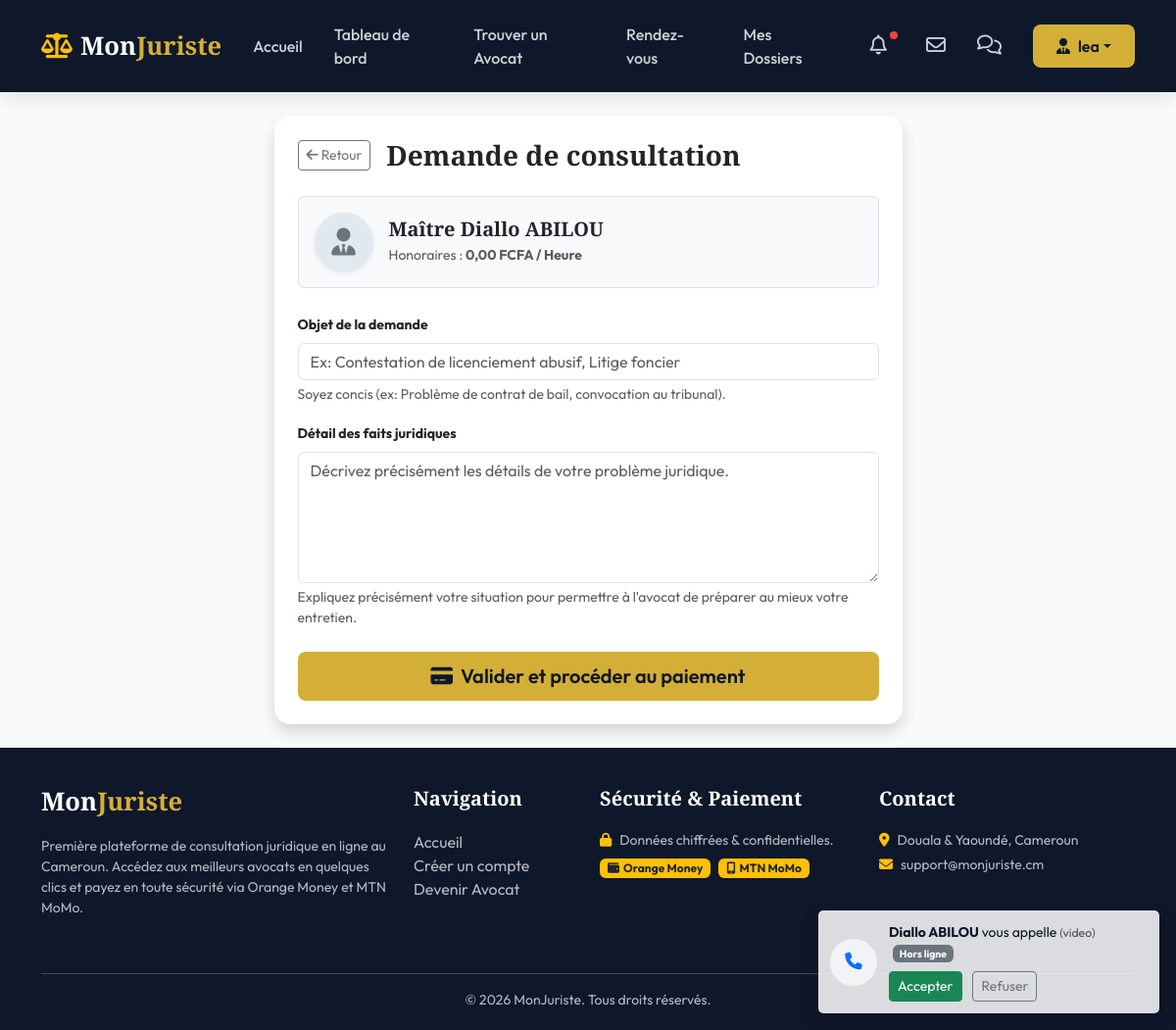
Page /client/demande/creer/3/ (signed in) on the committed database.
### monjuriste/models.py (models this page shows, shortened)
class User(AbstractUser):
    ROLE_CHOICES = (
        ('CLIENT', 'Client'),
        ('AVOCAT', 'Avocat'),
        ('ADMIN', 'Administrateur'),
    )
    role = models.CharField(max_length=20, choices=ROLE_CHOICES, default='CLIENT')
    telephone = models.CharField(max_length=20, blank=True, null=True)
    photo = models.ImageField(upload_to='profiles/', blank=True, null=True)

class AvocatProfile(models.Model):
    user = models.OneToOneField(User, on_delete=models.CASCADE, related_name='avocat_profile')
    specialites = models.ManyToManyField(Specialite, related_name='avocats', blank=True)
    tarif_horaire = models.DecimalField(max_digits=10, decimal_places=2, default=0.0)
    description = models.TextField(blank=True)
    cabinet = models.CharField(max_length=200, blank=True, verbose_name="Cabinet / Étude")
    ville = models.CharField(max_length=100, blank=True, verbose_name="Ville")
    annees_experience = models.PositiveIntegerField(default=0, verbose_name="Années d'expérience")
    is_approved = models.BooleanField(default=False, verbose_name="Approuvé par l'admin")
    class Meta:
        verbose_name = "Profil Avocat"
        verbose_name_plural = "Profils Avocats"

### monjuriste/decorators.py (the view, shortened to what this page needs)
        @login_required
        def _wrapped_view(request, *args, **kwargs):
            if request.user.role in allowed_roles:
                if request.user.role == 'AVOCAT':
                    if hasattr(request.user, 'avocat_profile') and request.user.avocat_profile.is_approved:
                        return view_func(request, *args, **kwargs)
                    else:
                        raise PermissionDenied("Votre compte avocat est en cours de validation par un administrateur.")
                return view_func(request, *args, **kwargs)
            raise PermissionDenied("Vous n'avez pas l'autorisation d'accéder à cette page.")

### monjuriste/forms.py
class DemandeConsultationForm(forms.ModelForm):
    class Meta:
        model = DemandeConsultation
        fields = ('sujet', 'description')
        widgets = {
            'sujet': forms.TextInput(attrs={'placeholder': 'Ex: Contestation de licenciement abusif, Litige foncier'}),
            'description': forms.Textarea(attrs={'rows': 5, 'placeholder': 'Décrivez précisément les détails de votre problème juridique.'}),
        }

### monjuriste/views.py (called while the page is built)
@login_required
@role_required('CLIENT')
def demande_creer(request, avocat_id):
    avocat = get_object_or_404(AvocatProfile, pk=avocat_id, is_approved=True)
    client_profile = request.user.client_profile
    if request.method == 'POST':
        form = DemandeConsultationForm(request.POST)
        if form.is_valid():
            demande = form.save(commit=False)
            demande.client = client_profile
            demande.avocat = avocat
            demande.statut = 'EN_ATTENTE'
            demande.save()
            messages.success(request, "Votre demande de consultation a été créée. Veuillez procéder au paiement pour la valider.")
            return redirect('paiement_form', demande_id=demande.id)
    else:
        form = DemandeConsultationForm()
    return render(request, 'client/demande_form.html', {'form': form, 'avocat': avocat})

### templates/client/demande_form.html (shortened to what this page needs)
{% extends 'base.html' %}
{% block content %}
<div class="container">
    <div class="row">
        <div class="col-lg-7 mx-auto">
            <div class="card border-0 shadow p-4 bg-white" style="border-radius: 16px;">
                <div class="d-flex align-items-center mb-4">
                    <a href="{% url 'avocat_detail' avocat.id %}" class="btn btn-outline-secondary btn-sm me-3"><i class="fa-solid fa-arrow-left"></i> Retour</a>
                    <h3 class="font-serif mb-0">Demande de consultation</h3>
                </div>
                <div class="d-flex align-items-center p-3 border rounded bg-light mb-4">
                    <div class="rounded-circle overflow-hidden me-3 shadow-sm" style="width: 60px; height: 60px; background-color: #e2e8f0; display: flex; justify-content: center; align-items: center;">
                        {% if avocat.photo %}
                            <img src="{{ avocat.photo.url }}" class="w-100 h-100" style="object-fit: cover;">
                        {% else %}
                            <i class="fa-solid fa-user-tie text-secondary fs-3"></i>
                        {% endif %}
                    </div>
                    <div>
                        <h5 class="font-serif mb-1">Maître {{ avocat.user.get_full_name }}</h5>
                        <p class="small text-muted mb-0">Honoraires : <strong class="text-navy">{{ avocat.tarif_horaire }} FCFA / Heure</strong></p>
                    </div>
                </div>
                <form method="post">
                    <div class="mb-3">
                        <label for="{{ form.sujet.id_for_label }}" class="form-label fw-bold small">Objet de la demande</label>
                        {{ form.sujet }}
                        <div class="form-text small text-muted">Soyez concis (ex: Problème de contrat de bail, convocation au tribunal).</div>
                    </div>
                    <div class="mb-4">
                        <label for="{{ form.description.id_for_label }}" class="form-label fw-bold small">Détail des faits juridiques</label>
                        {{ form.description }}
                        <div class="form-text small text-muted">Expliquez précisément votre situation pour permettre à l'avocat de préparer au mieux votre entretien.</div>
                    </div>
                    <button type="submit" class="btn btn-gold btn-lg w-100">
                        <i class="fa-solid fa-credit-card me-2"></i>Valider et procéder au paiement
                    </button>
                </form>
            </div>
        </div>
    </div>
</div>
{% endblock %}

### templates/base.html (shortened to what this page needs)
<!DOCTYPE html>
<html lang="fr">
<head>
    <link href="https://cdn.jsdelivr.net/npm/bootstrap@5.3.2/dist/css/bootstrap.min.css" rel="stylesheet">
    <link href="https://cdnjs.cloudflare.com/ajax/libs/font-awesome/6.4.2/css/all.min.css" rel="stylesheet">
    {% load static %}
    <link rel="stylesheet" href="{% static 'css/style.css' %}">
</head>
<body>
    <nav class="navbar navbar-expand-lg navbar-dark navbar-custom sticky-top">
        <div class="container">
            <a class="navbar-brand font-serif" href="{% url 'visitor_index' %}">
                <i class="fa-solid fa-scale-balanced me-2 text-warning"></i>Mon<span>Juriste</span>
            </a>
            <div class="collapse navbar-collapse" id="navbarNav">
                <ul class="navbar-nav ms-auto align-items-center">
                    <li class="nav-item">
                        <a class="nav-link {% if request.resolver_match.url_name == 'visitor_index' %}active{% endif %}" href="{% url 'visitor_index' %}">Accueil</a>
                    </li>
                    {% if user.is_authenticated %}
                        {% if user.role == 'CLIENT' %}
                            <li class="nav-item">
                                <a class="nav-link {% if 'client/dashboard' in request.path %}active{% endif %}" href="{% url 'client_dashboard' %}">Tableau de bord</a>
                            </li>
                            <li class="nav-item">
                                <a class="nav-link {% if 'client/avocats' in request.path %}active{% endif %}" href="{% url 'avocat_list' %}">Trouver un Avocat</a>
                            </li>
                            <li class="nav-item">
                                <a class="nav-link {% if 'client/rendezvous' in request.path %}active{% endif %}" href="{% url 'rendezvous_list_client' %}">Rendez-vous</a>
                            </li>
                            <li class="nav-item">
                                <a class="nav-link {% if 'client/dossiers' in request.path %}active{% endif %}" href="{% url 'dossier_list_client' %}">Mes Dossiers</a>
                            </li>
                        {% endif %}
                        <li class="nav-item position-relative mx-2">
                            <a class="nav-link {% if 'notifications' in request.path %}active{% endif %}" href="{% url 'notifications_list' %}">
                                <i class="fa-regular fa-bell fs-5"></i>
                                {% if user.notifications.all %}
                                    <span class="notification-dot"></span>
                                {% endif %}
                            </a>
                        </li>
                        <li class="nav-item">
                            <a class="nav-link {% if 'emails' in request.path %}active{% endif %}" href="{% url 'emails_list' %}" title="Mes Emails reçus">
                                <i class="fa-regular fa-envelope fs-5"></i>
                            </a>
                        </li>
                        <li class="nav-item">
                            <a class="nav-link {% if 'messages' in request.path %}active{% endif %}" href="{% url 'conversation_list' %}" title="Mes Discussions">
                                <i class="fa-regular fa-comments fs-5"></i>
                            </a>
                        </li>
                        <li class="nav-item dropdown ms-3">
                            <a class="btn btn-gold dropdown-toggle d-flex align-items-center" href="#" role="button" data-bs-toggle="dropdown">
                                <i class="fa-solid fa-user-tie me-2"></i>{{ user.first_name|default:user.username }}
                            </a>
                        </li>
                    {% endif %}
                </ul>
            </div>
        </div>
    </nav>
    <main class="py-4">
        {% block content %}{% endblock %}
    </main>
    <footer>
        <div class="container">
            <div class="row">
                <div class="col-md-4 mb-4">
                    <h5 class="navbar-brand">Mon<span>Juriste</span></h5>
                    <p class="small">Première plateforme de consultation juridique en ligne au Cameroun. Accédez aux meilleurs avocats en quelques clics et payez en toute sécurité via Orange Money et MTN MoMo.</p>
                </div>
                <div class="col-md-2 mb-4">
                    <h5>Navigation</h5>
                    <ul class="list-unstyled">
                        <li><a href="{% url 'visitor_index' %}">Accueil</a></li>
                        <li><a href="{% url 'register' %}">Créer un compte</a></li>
                        <li><a href="{% url 'lawyer_register' %}">Devenir Avocat</a></li>
                    </ul>
                </div>
                <div class="col-md-3 mb-4">
                    <h5>Sécurité & Paiement</h5>
                    <p class="small mb-2"><i class="fa-solid fa-lock text-warning me-2"></i>Données chiffrées & confidentielles.</p>
                    <div class="d-flex gap-2">
                        <span class="badge bg-warning text-dark px-2 py-1"><i class="fa-solid fa-wallet me-1"></i>Orange Money</span>
                        <span class="badge bg-warning text-dark px-2 py-1"><i class="fa-solid fa-mobile-screen me-1"></i>MTN MoMo</span>
                    </div>
                </div>
                <div class="col-md-3 mb-4">
                    <h5>Contact</h5>
                    <p class="small mb-1"><i class="fa-solid fa-location-dot me-2 text-warning"></i>Douala & Yaoundé, Cameroun</p>
                    <p class="small mb-1"><i class="fa-solid fa-envelope me-2 text-warning"></i>support@monjuriste.cm</p>
                </div>
            </div>
            <hr class="bg-secondary">
            <div class="row mt-3 text-center">
                <div class="col-12">
                    <p class="small mb-0">&copy; 2026 MonJuriste. Tous droits réservés.</p>
                </div>
            </div>
        </div>
    </footer>
    {% block extra_js %}
    {% if user.is_authenticated %}
    <div id="incoming-call-toasts" aria-live="polite" aria-atomic="true"></div>
    {% endif %}
    {% endblock %}
</body>
</html>

### static/css/style.css (style rules this page uses)
:root { --primary: #0F172A; --primary-light: #1E293B; --accent: #D4AF37; --accent-hover: #C5A028; --accent-light: #FCE8B2; --secondary: #475569; --success: #10B981; --warning: #F59E0B; --danger: #EF4444; --info: #3B82F6; --light-bg: #F8FAFC; --white: #FFFFFF; --glass-bg: rgba(255, 255, 255, 0.85); --glass-border: rgba(255, 255, 255, 0.4); --shadow-sm: 0 2px 4px rgba(15, 23, 42, 0.05); --shadow-md: 0 8px 16px rgba(15, 23, 42, 0.08); --shadow-lg: 0 16px 32px rgba(15, 23, 42, 0.12); --transition: all 0.3s cubic-bezier(0.4, 0, 0.2, 1); --font-serif: 'Playfair Display', Georgia, serif; --font-sans: 'Outfit', sans-serif; }
body { font-family: var(--font-sans); background-color: var(--light-bg); color: var(--primary); min-height: 100vh; display: flex; flex-direction: column; overflow-x: hidden; }
h1, h2, h3, h4, h5, h6 { font-weight: 700; }
.font-serif { font-family: var(--font-serif); }
.btn-gold { background-color: var(--accent); color: var(--primary); border: none; font-weight: 600; padding: 10px 24px; border-radius: 8px; transition: var(--transition); }
.navbar-custom { background-color: var(--primary); box-shadow: var(--shadow-md); padding: 15px 0; }
.navbar-brand { font-family: var(--font-serif); font-size: 1.6rem; font-weight: 700; color: var(--white) !important; }
.navbar-brand span { color: var(--accent); }
.nav-link { color: rgba(255, 255, 255, 0.8) !important; font-weight: 500; margin: 0 8px; transition: var(--transition); }
footer { background-color: var(--primary); color: rgba(255, 255, 255, 0.7); padding: 40px 0 20px 0; margin-top: auto; }
footer h5 { color: var(--white); font-family: var(--font-serif); margin-bottom: 20px; }
footer a { color: rgba(255, 255, 255, 0.7); text-decoration: none; transition: var(--transition); }
.notification-dot { position: absolute; top: 5px; right: 5px; width: 8px; height: 8px; background-color: var(--danger); border-radius: 50%; }

### templates/base.html (style rules this page uses)
#incoming-call-toasts { position: fixed; right: 1rem; bottom: 1rem; z-index: 1100; }

### rows in the picture
User: first_name "lea"
AvocatProfile: user.get_full_name "Diallo ABILOU", tarif_horaire "0,00"
